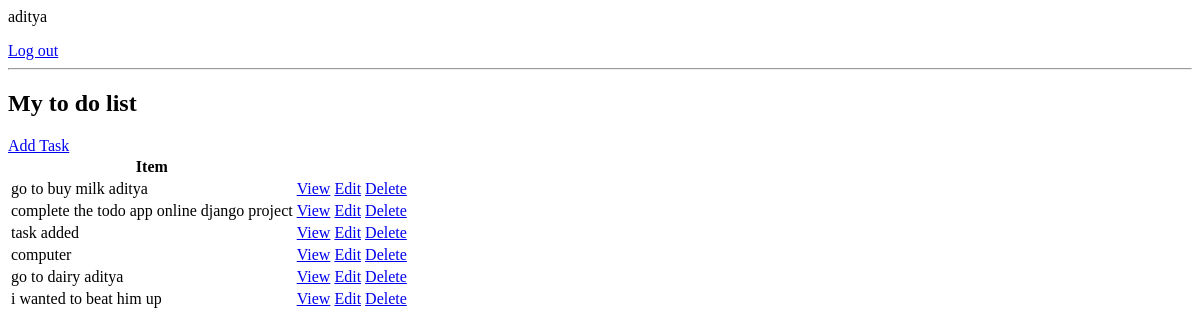
Page / (signed in) on the earlier database version.
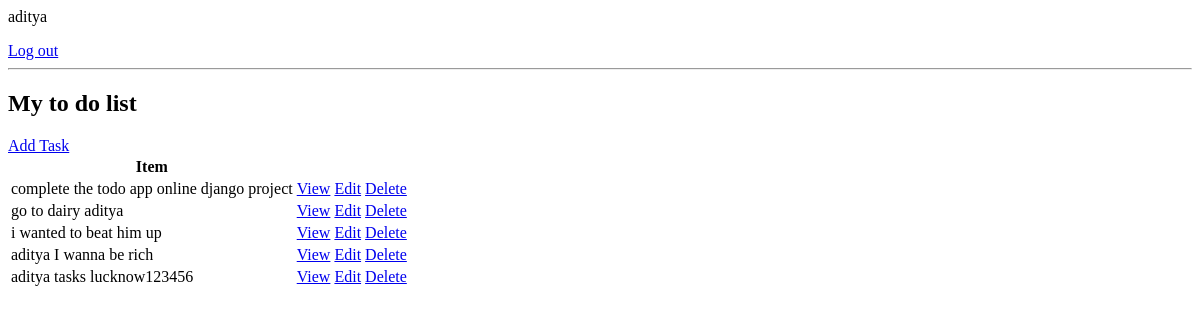
Same page on the later database version.
### To_do_app/models.py (models this page shows, shortened)
class Task(models.Model):
    user = models.ForeignKey(User, on_delete =models.CASCADE, null=True, blank=True )
    title = models.CharField(max_length=2000)
    discription = models.TextField(null=True, blank=True)
    complete = models.BooleanField(default=False)
    created = models.DateTimeField(auto_now_add=True)
    class Meta:
        ordering = ['complete']

### To_do_app/views.py (the view)
# urls.py: to this 'exaple url = path('', TaskList.as_view(), name='tasks'),'
class TaskList(LoginRequiredMixin, ListView):
    model = Task
    '''
    now we want to pass the data onto our template (frontend)
    so how do wwe get that query set onto our template , how do we go pass it in

    Bydefault django calls that query set objectList
    django is gonna look for objects_list which is the default name  of the context_object_name

    so inorder to give the context_object_name (objects_list by default) your own name
    just type context_object_name = 'tasks'
    and now in pur template we can refer to our context_object_name as tasks
    '''
    context_object_name = 'tasks'
    '''
    so we need to restrict the users from seeing eah others data because we are pulling all the data from the
    database regardless of the person logged in so we need to change that
    we are trying to ensure that the user can only get the data that they owns

    **kwargs means we are passing in the inital value
    '''
    def get_context_data(self, **kwargs):
        context = super().get_context_data(**kwargs) #this will be set to the original value and making sure that we are inheriting from the original item
        context['tasks'] = context['tasks'].filter(user=self.request.user)
        context['count'] = context['tasks'].filter(complete=False).count()
        return context

### To_do_app/templates/To_do_app/task_list.html
{% if request.user.is_authenticated %}
    <p>{{request.user}}</p>
    <a href="{% url 'logout' %}">Log out</a>
    <hr>
    <h2>My to do list</h2>
    <a href="{%url 'task-create'%}">Add Task</a>
    <table>
        <tr>
          <th>Item</th>
          <th></th>
          <th></th>
        </tr>
        {%for task in tasks %}
        <tr>
           <td>{{task.title}}</td>
           <td><a href = "{%url 'task' task.id%}"> View </a></td>
           <td><a href = "{%url 'task-update' task.id%}"> Edit </a></td>
           <td><a href = "{%url 'task-delete' task.id%}"> Delete </a></td>
        </tr>
        {%empty%}
          <h3>No task to remember!</h3>
        {%endfor%}
{% else %}
    <a href="{% url 'login' %}">Log in</a>
{% endif %}
</table>

Differences in the rows shown:
removed Task: title "go to buy milk aditya"
removed Task: title "task added"
removed Task: title "computer"
added Task: title "aditya I wanna be rich"
added Task: title "aditya tasks lucknow123456"
